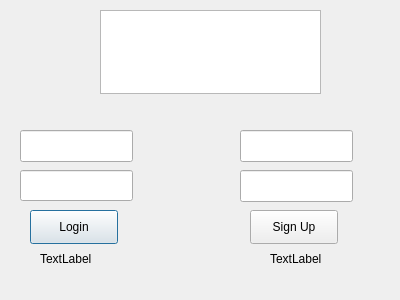
<?xml version="1.0" encoding="UTF-8"?>
<ui version="4.0">
 <class>Dialog</class>
 <widget class="QDialog" name="Dialog">
  <property name="geometry">
   <rect>
    <x>0</x>
    <y>0</y>
    <width>400</width>
    <height>300</height>
   </rect>
  </property>
  <property name="windowTitle">
   <string>Dialog</string>
  </property>
  <widget class="QPushButton" name="pushButton">
   <property name="geometry">
    <rect>
     <x>30</x>
     <y>210</y>
     <width>88</width>
     <height>34</height>
    </rect>
   </property>
   <property name="text">
    <string>Login</string>
   </property>
  </widget>
  <widget class="QLineEdit" name="lineEdit">
   <property name="geometry">
    <rect>
     <x>20</x>
     <y>130</y>
     <width>113</width>
     <height>32</height>
    </rect>
   </property>
  </widget>
  <widget class="QLineEdit" name="lineEdit_2">
   <property name="geometry">
    <rect>
     <x>20</x>
     <y>170</y>
     <width>113</width>
     <height>31</height>
    </rect>
   </property>
  </widget>
  <widget class="QLineEdit" name="lineEdit_3">
   <property name="geometry">
    <rect>
     <x>240</x>
     <y>130</y>
     <width>113</width>
     <height>32</height>
    </rect>
   </property>
  </widget>
  <widget class="QLineEdit" name="lineEdit_4">
   <property name="geometry">
    <rect>
     <x>240</x>
     <y>170</y>
     <width>113</width>
     <height>32</height>
    </rect>
   </property>
  </widget>
  <widget class="QPushButton" name="pushButton_2">
   <property name="geometry">
    <rect>
     <x>250</x>
     <y>210</y>
     <width>88</width>
     <height>34</height>
    </rect>
   </property>
   <property name="text">
    <string>Sign Up</string>
   </property>
  </widget>
  <widget class="QLabel" name="label">
   <property name="geometry">
    <rect>
     <x>270</x>
     <y>250</y>
     <width>58</width>
     <height>18</height>
    </rect>
   </property>
   <property name="text">
    <string>TextLabel</string>
   </property>
  </widget>
  <widget class="QLabel" name="label_2">
   <property name="geometry">
    <rect>
     <x>40</x>
     <y>250</y>
     <width>58</width>
     <height>18</height>
    </rect>
   </property>
   <property name="text">
    <string>TextLabel</string>
   </property>
  </widget>
  <widget class="QTextEdit" name="textEdit">
   <property name="geometry">
    <rect>
     <x>100</x>
     <y>10</y>
     <width>221</width>
     <height>84</height>
    </rect>
   </property>
  </widget>
 </widget>
 <resources/>
 <connections/>
</ui>
